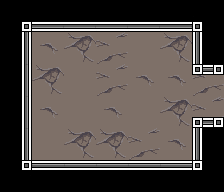

Tiled map render using the project's own tile images. Description and the map definition, with tile-layer contents summarised, below:
An orthogonal 7x6 tile map with 32x32 px tiles, 4 tile layers (Floor, Walls 2, Walls, Walls 3), 2 tilesets and 6 objects.

<map version="1.0" orientation="orthogonal" renderorder="right-down" width="7" height="6" tilewidth="32" tileheight="32" nextobjectid="1">
 <tileset firstgid="1" name="IndoorTileset" tilewidth="32" tileheight="32" spacing="8" tilecount="18">
  <image source="../Sprites/IndoorTileset.png" width="232" height="112" />
  <tile id="9">
   <objectgroup draworder="index">
    <object id="0" x="0" y="21.125" width="31.875" height="11" />
   </objectgroup>
  </tile>
  <tile id="10">
   <objectgroup draworder="index">
    <object id="0" x="21.125" y="21" width="11" height="11" />
   </objectgroup>
  </tile>
 </tileset>
 <tileset firstgid="19" name="terrain_atlas" tilewidth="32" tileheight="32" spacing="8" tilecount="1156">
  <image source="../Sprites/terrain_atlas.png" width="1352" height="1352" />
  <tile id="366">
   <objectgroup draworder="index">
    <object id="0" x="-0.125" y="0" width="32.25" height="31.75" />
   </objectgroup>
  </tile>
  <tile id="433">
   <objectgroup draworder="index">
    <object id="0" x="0" y="0.25" width="32" height="31.625" />
   </objectgroup>
  </tile>
  <tile id="434">
   <objectgroup draworder="index">
    <object id="0" x="-0.125" y="-0.25" width="32" height="32.125" />
   </objectgroup>
  </tile>
  <tile id="435">
   <objectgroup draworder="index">
    <object id="0" x="0" y="-0.25" width="32.25" height="32.375" />
   </objectgroup>
  </tile>
 </tileset>
 <layer name="Floor" width="7" height="6">
  <properties>
   <property name="unity:isTrigger" value="true" />
  </properties>
  <data>[42 cells, 22 non-empty, 4 distinct tile ids]</data>
 </layer>
 <layer name="Walls 2" width="7" height="6">
  <data>[42 cells, 2 non-empty, 1 distinct tile ids]</data>
 </layer>
 <layer name="Walls" width="7" height="6">
  <data>[42 cells, 22 non-empty, 2 distinct tile ids]</data>
 </layer>
 <layer name="Walls 3" width="7" height="6">
  <data>[42 cells, 2 non-empty, 1 distinct tile ids]</data>
 </layer>
</map>
